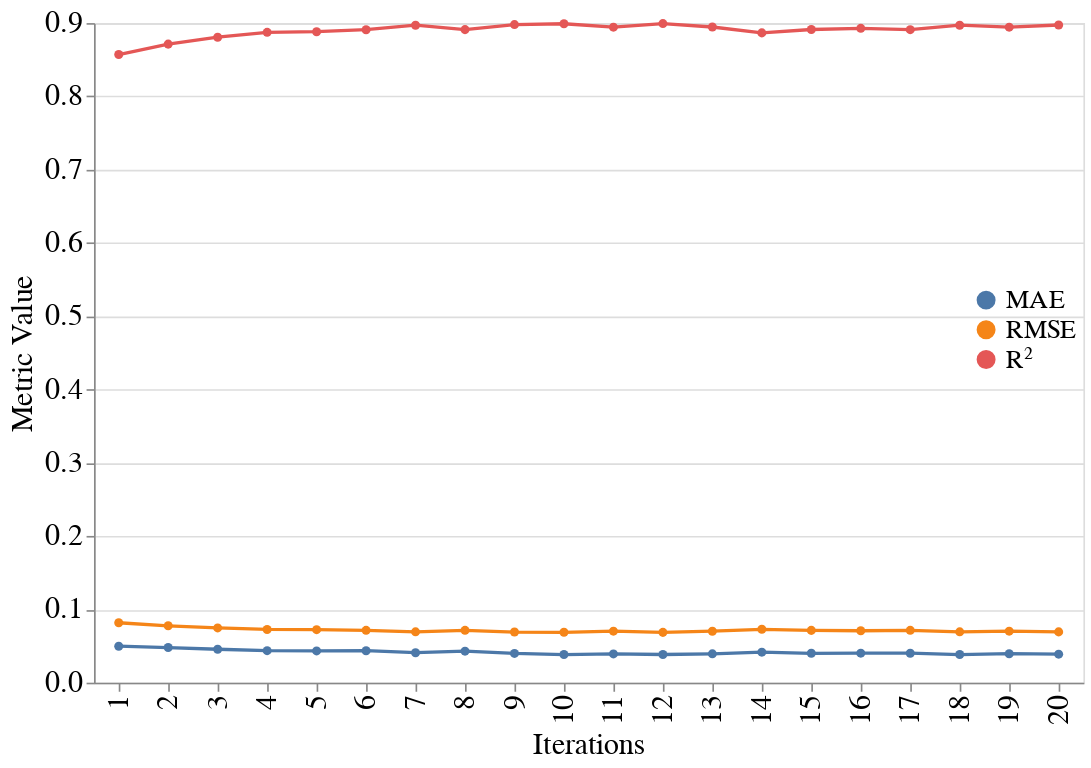

Here is the notebook cell this chart was saved with:
### Code cell
import altair as alt

chart = alt.Chart(df_long1).mark_line(point=True).encode(
    x=alt.X('Iteration:O', title='Iterations', axis=alt.Axis(titleFontSize=18, titleFontWeight='normal', labelFontSize=18)),
    y=alt.Y('Value:Q', title='Metric Value', axis=alt.Axis(titleFontSize=18, titleFontWeight='normal', labelFontSize=18)),
    color=alt.Color('Metric:N', title=None),  # remove "Metrics" title
    tooltip=['Iteration', 'Metric', 'Value']
).configure(
    # Font size configurations
    title=alt.TitleConfig(fontSize=20),
    axis=alt.AxisConfig(
        titleFontSize=20,
        labelFontSize=20
    ),
    legend=alt.LegendConfig(
        titleFontSize=16,
        labelFontSize=16,
        # Position the legend inside the chart
        orient='none',
        legendX=533,  # Adjust the x-position as needed
        legendY=160    # Adjust the y-position as needed
    )
).properties(
    # Chart size
    width=600,
    height=400
)

chart

### Figure 1 — Vega-Lite specification as saved in the notebook (floating-point values rounded to 4 significant figures)
{"config": {"view": {"continuousWidth": 300, "continuousHeight": 300}, "axis": {"labelFontSize": 20, "titleFontSize": 20}, "legend": {"labelFontSize": 16, "legendX": 533, "legendY": 160, "orient": "none", "titleFontSize": 16}, "title": {"fontSize": 20}}, "data": {"name": "data-87246834add98631e96986412588ca68"}, "mark": {"type": "line", "point": true}, "encoding": {"color": {"field": "Metric", "title": null, "type": "nominal"}, "tooltip": [{"field": "Iteration", "type": "quantitative"}, {"field": "Metric", "type": "nominal"}, {"field": "Value", "type": "quantitative"}], "x": {"axis": {"labelFontSize": 18, "titleFontSize": 18, "titleFontWeight": "normal"}, "field": "Iteration", "title": "Iterations", "type": "ordinal"}, "y": {"axis": {"labelFontSize": 18, "titleFontSize": 18, "titleFontWeight": "normal"}, "field": "Value", "title": "Metric Value", "type": "quantitative"}}, "height": 400, "width": 600, "$schema": "https://vega.github.io/schema/vega-lite/v5.20.1.json", "datasets": {"data-87246834add98631e96986412588ca68": [{"Iteration": 1, "Metric": "MAE", "Value": 0.04977}, {"Iteration": 2, "Metric": "MAE", "Value": 0.04792}, {"Iteration": 3, "Metric": "MAE", "Value": 0.04563}, {"Iteration": 4, "Metric": "MAE", "Value": 0.04372}, {"Iteration": 5, "Metric": "MAE", "Value": 0.04334}, {"Iteration": 6, "Metric": "MAE", "Value": 0.04361}, {"Iteration": 7, "Metric": "MAE", "Value": 0.0409}, {"Iteration": 8, "Metric": "MAE", "Value": 0.043}, {"Iteration": 9, "Metric": "MAE", "Value": 0.03994}, {"Iteration": 10, "Metric": "MAE", "Value": 0.03842}, {"Iteration": 11, "Metric": "MAE", "Value": 0.03924}, {"Iteration": 12, "Metric": "MAE", "Value": 0.03843}, {"Iteration": 13, "Metric": "MAE", "Value": 0.03938}, {"Iteration": 14, "Metric": "MAE", "Value": 0.04163}, {"Iteration": 15, "Metric": "MAE", "Value": 0.04009}, {"Iteration": 16, "Metric": "MAE", "Value": 0.04031}, {"Iteration": 17, "Metric": "MAE", "Value": 0.04025}, {"Iteration": 18, "Metric": "MAE", "Value": 0.03837}, {"Iteration": 19, "Metric": "MAE", "Value": 0.03957}, {"Iteration": 20, "Metric": "MAE", "Value": 0.0389}, {"Iteration": 1, "Metric": "RMSE", "Value": 0.0818}, {"Iteration": 2, "Metric": "RMSE", "Value": 0.07762}, {"Iteration": 3, "Metric": "RMSE", "Value": 0.07473}, {"Iteration": 4, "Metric": "RMSE", "Value": 0.07262}, {"Iteration": 5, "Metric": "RMSE", "Value": 0.07234}, {"Iteration": 6, "Metric": "RMSE", "Value": 0.07145}, {"Iteration": 7, "Metric": "RMSE", "Value": 0.0694}, {"Iteration": 8, "Metric": "RMSE", "Value": 0.07141}, {"Iteration": 9, "Metric": "RMSE", "Value": 0.06912}, {"Iteration": 10, "Metric": "RMSE", "Value": 0.06874}, {"Iteration": 11, "Metric": "RMSE", "Value": 0.0703}, {"Iteration": 12, "Metric": "RMSE", "Value": 0.06866}, {"Iteration": 13, "Metric": "RMSE", "Value": 0.07023}, {"Iteration": 14, "Metric": "RMSE", "Value": 0.07285}, {"Iteration": 15, "Metric": "RMSE", "Value": 0.07136}, {"Iteration": 16, "Metric": "RMSE", "Value": 0.07083}, {"Iteration": 17, "Metric": "RMSE", "Value": 0.07142}, {"Iteration": 18, "Metric": "RMSE", "Value": 0.0694}, {"Iteration": 19, "Metric": "RMSE", "Value": 0.0703}, {"Iteration": 20, "Metric": "RMSE", "Value": 0.06932}, {"Iteration": 1, "Metric": "R²", "Value": 0.8571}, {"Iteration": 2, "Metric": "R²", "Value": 0.8713}, {"Iteration": 3, "Metric": "R²", "Value": 0.8807}, {"Iteration": 4, "Metric": "R²", "Value": 0.8874}, {"Iteration": 5, "Metric": "R²", "Value": 0.8882}, {"Iteration": 6, "Metric": "R²", "Value": 0.891}, {"Iteration": 7, "Metric": "R²", "Value": 0.8971}, {"Iteration": 8, "Metric": "R²", "Value": 0.8911}, {"Iteration": 9, "Metric": "R²", "Value": 0.898}, {"Iteration": 10, "Metric": "R²", "Value": 0.8991}, {"Iteration": 11, "Metric": "R²", "Value": 0.8945}, {"Iteration": 12, "Metric": "R²", "Value": 0.8993}, {"Iteration": 13, "Metric": "R²", "Value": 0.8946}, {"Iteration": 14, "Metric": "R²", "Value": 0.8866}, {"Iteration": 15, "Metric": "R²", "Value": 0.8912}, {"Iteration": 16, "Metric": "R²", "Value": 0.8928}, {"Iteration": 17, "Metric": "R²", "Value": 0.891}, {"Iteration": 18, "Metric": "R²", "Value": 0.8971}, {"Iteration": 19, "Metric": "R²", "Value": 0.8944}, {"Iteration": 20, "Metric": "R²", "Value": 0.8974}]}}
